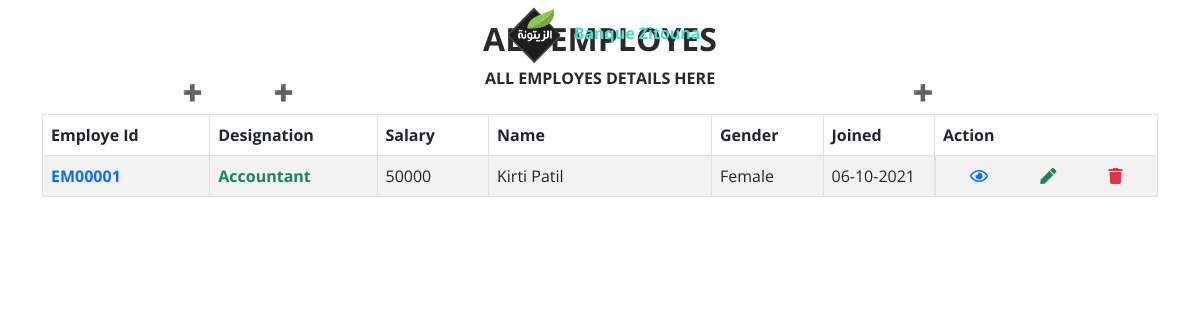
The app's page /pages/Employes_Detailes.php (signed in) with its own data.
### tables this page shows
CREATE TABLE `employe` (
  `id` int(11) NOT NULL,
  `employe_id` varchar(255) NOT NULL,
  `name` varchar(255) NOT NULL,
  `gender` varchar(255) NOT NULL,
  `email_id` varchar(255) NOT NULL,
  `birthday` date NOT NULL,
  `phone_no` varchar(15) NOT NULL,
  `state` varchar(255) NOT NULL,
  `district` varchar(255) NOT NULL,
  `city` varchar(255) NOT NULL,
  `pin_code` int(11) NOT NULL,
  `designation` varchar(255) NOT NULL,
  `salary` int(50) NOT NULL,
  `join_date` timestamp NOT NULL DEFAULT current_timestamp() ON UPDATE current_timestamp()
);

### pages/Employes_Detailes.php (the view, shortened to what this page needs)
<?php
    include '../components/Navigation__Bar.php';
        $sql = mysqli_query($con,"SELECT * FROM employe ORDER BY id DESC");
?>
        <div class="container" id="display_record">
            <div class="row text-center">
                <h2>All Employes</h2>
                <p>All Employes Details Here</p>
            </div>
            <div class="table-responsive mt-2">
                <table class="table table-striped table-hover table-bordered">
                    <thead>
                        <tr>
                            <th width="15%" scope="col">Employe Id</th>
                            <th width="15%" scope="col">Designation</th>
                            <th width="10%" scope="col">Salary</th>
                            <th width="20%" scope="col">Name</th>
                            <th width="10%" scope="col">Gender</th>
                            <th width="10%" scope="col">Joined</th>
                            <th width="20%" scope="col">Action</th>
                        </tr>
                    </thead>
                    <tbody>
                        <?php
                            while ($row = mysqli_fetch_assoc($sql)){
                        ?>
                            <tr>
                                <th scope="row" class="text-primary"><?php echo $row['employe_id']; ?></th>
                                <th scope="row" class="text-success"><?php echo  $row['designation']; ?></th>
                                <td><?php echo $row['salary']?></td>
                                <td><?php echo $row['name']?></td>
                                <td><?php echo $row['gender']?></td>
                                <td><?php
                                        $dateStr=strtotime($row['join_date']);
                                        echo date('d-m-Y',$dateStr);
                                    ?></td>
                                <td class="d-flex justify-content-around">
                                    <a href="New__Employe.php?type=n&id=<?php echo $row['id']?>&option=view"><i class="far fa-eye text-primary"></i></a>
                                    <a href="New__Employe.php?type=n&id=<?php echo $row['id']?>&option=edit"><i class="fas fa-pen text-success"></i></a>
                                    <a href="?type=n&id=<?php echo $row['employe_id']?>&option=delete"><i class="fas fa-trash text-danger"></i></a>
                                </td>
                            </tr>
                        <?php } ?>
                    </tbody>
                </table>
            </div>
        </div>
<?php
    include '../components/Footer.php';
?>

### style/style.css (style rules this page uses)
* { padding: 0; margin: 0; box-sizing: border-box; }
body { font-family: 'Open Sans', sans-serif; background-color: #FFFFFF; }
:root { --heading__color:#292929; --subheading__color:#007bff; --tab__bg:#377dff; --log__color:#40E0D0; --tab_nav_color:#fff; --box__shadow: 0 4px 16px rgb(0 0 0 / 10%); }
a { text-decoration: none; color: inherit; }
#display_record h2, #display_record p { color:var(--heading__color); font-weight:bold; text-transform:uppercase; }
#display_record { margin-top:20px; }

### records on screen
employe: employe "EM00001", designation "Accountant", salary "50000", name "Kirti Patil", gender "Female", join_date "06-10-2021"
